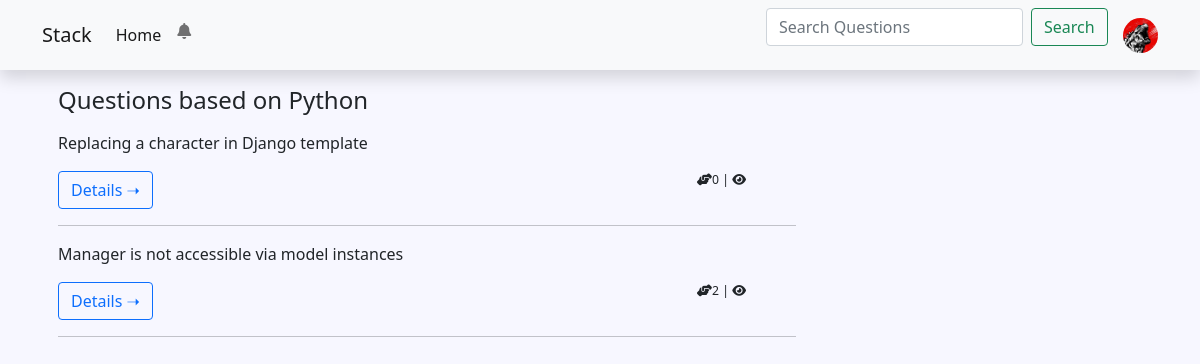
The page /category/python (signed in) on the database its author committed.
### users/models.py (models this page shows, shortened)
class User(AbstractUser):
      phone_number = models.CharField(max_length=13, null=True, blank=True)
      pro = models.ForeignKey("questions.Category", on_delete=models.SET_NULL, null=True, blank=True )
      address = models.CharField(max_length=100, null=True, blank=True)
      bio = models.CharField(max_length=100, null=True, blank=True)
      pic = models.ImageField(upload_to='profiles/', blank=True, null=True)
      web = models.URLField(null=True, blank=True)
      github = models.URLField(null=True, blank=True)
      is_verified = models.BooleanField(default=False)

### questions/models.py (models this page shows, shortened)
class Category(models.Model):
    name = models.CharField(max_length=100)
    slug = models.SlugField()
    def __str__(self):
        return self.name

class Question(models.Model):
    category = models.ForeignKey(Category, on_delete=models.CASCADE, blank=True, null=True)
    author = models.ForeignKey(User, on_delete=models.CASCADE, blank=True, null=True)
    title = models.CharField(max_length=255, blank=True, null=True)
    body = RichTextUploadingField( blank=True, null=True)
    slug = models.SlugField(blank=True, null=True)
    answers = models.PositiveIntegerField(default=0,  blank=True, null=True)
    date = models.DateTimeField(auto_now_add=True, blank=True, null=True)

### questions/views.py (the view)
# urls.py: path('category/<slug:slug>', views.category, name="category-slug"),
def category(request, slug):
      category = Category.objects.get(slug=slug)
      questions = Question.objects.filter(category=category).order_by('-date')
      context = {"category":category, "questions":questions }
      return render(request, 'category.html', context)

### answers/views.py (called while the page is built)
def countanswernotifications(request):
	notifications = 0
	if request.user.is_authenticated:
		notifications = Answer.objects.filter(author_of_question=request.user, is_seen=False).count()
	return  {'notifications':notifications}

def countreplynotifications(request):
	notifications = 0
	if request.user.is_authenticated:
		notifications = Reply.objects.filter(author_of_answer=request.user, is_seen=False).count()
	return  {'replynotifications':notifications}

def countlikenotifications(request):
	notifications = 0
	if request.user.is_authenticated:
		notifications = Likes.objects.filter(author_of_answer=request.user, is_seen=False).count()
	return  {'likenotifications':notifications}

### questions/views.py (called while the page is built)
def get_category(request):
      category = Category.objects.all()
      return {'category': category}

### users/views.py (called while the page is built)
def get_user(request):
    user = request.user
    return {'user':user}

### templates/category.html (shortened to what this page needs)
{% extends 'base.html' %}
{% load hitcount_tags %}
{% block content %}
<div class="container">
      <div style="float: left; width: 69%; " >
         <div class="card-body">
               <h4 class="d-flex align-items-center mb-3">Questions based on {{category}}</h4>
               {% if questions  %}
               {% for obj in questions  %}
               <div >
               <p>{{obj.title}}</p>
               <a style="float: left;" href="{% url 'detail' obj.id obj.slug  %}" type="button" class="btn btn-outline-primary">Details &#10141;</a>
               <p style="float: right; margin-right: 50px;" class=><small><small><i class="fa-solid fa-handshake-angle"></i>{{obj.answers}} |
               <i class="fa-solid fa-eye"></i> {% get_hit_count for obj %} </small></small></p>
               <hr>
               {% endfor %}
               {% else %}
               <br><br><h5><center>no results</center></h5>
               {% endif %}
               </div>
            </div>
      </div>
{% endblock content %}

### templates/base.html (shortened to what this page needs)
<!DOCTYPE html>
<html lang="en">
<head>
      <link href="https://cdn.jsdelivr.net/npm/bootstrap@5.0.2/dist/css/bootstrap.min.css" rel="stylesheet">
</head>
<body>
      <nav class=" top shadow navbar navbar-expand-lg navbar-light bg-light">
            <div class="container">
              <a class="navbar-brand" href="/">Stack</a>
              <div class="collapse navbar-collapse" id="navbarScroll">
                <ul class="navbar-nav me-auto my-2 my-lg-0 navbar-nav-scroll" style="--bs-scroll-height: 100px;">
                  <li class="nav-item">
                    <a class="nav-link active" aria-current="page" href="/">Home</a>
                  </li>
                  <li class="nav-item dropdown">
                    {% if user.is_authenticated %}
                    <div class="dropdown">
                    <a class="nav-link " href="#" data-bs-toggle="dropdown" aria-expanded="false">
                        <i class="fas fa-bell "></i>
                        </a>
                    {% endif %}
                  </li>
                </ul>
                <form action="{% url 'home'  %}"  class="d-flex">
                  <input class="form-control me-2" type="search" name="q" placeholder="Search Questions" aria-label="Search">
                  <button class="btn btn-outline-success" type="submit">Search</button>
                </form>
                {% if user.is_authenticated %}
                <div class="dropdown">
                  <a href="#" role="button" id="dropdownMenuLink" data-bs-toggle="dropdown" aria-expanded="false">
                        <img
                        {% if user.pic %}
                        src="{{user.pic.url}}"
                        {% else %}
                        src="https://www.business2community.com/wp-content/uploads/2017/08/blank-profile-picture-973460_640.png"
                        {% endif %}
                        class="rounded-circle"
                        height="35"
                        alt="Black and White Portrait of a Man"
                        loading="lazy"
                      />
                  </a>
                </div>
                {% else %}
                <a style="margin-right:5px;" href="/accounts/login" class="btn btn-primary" >Login </a>
                <a href="/signup" class="btn btn-primary" > Signup</a>
                {% endif %}
                </div>
              </div>
          </nav>
    {% block content %}
    {% endblock content %}
</body>
</html>

### templates/base.html (style rules this page uses)
body { background: #f7f7ff; }
.me-2 { margin-right: .5rem!important; }

### rows shown on the page
User: pic (picture)
Category: name "Python"
Question: title "Replacing a character in Django template", answers "0"
Question: title "Manager is not accessible via model instances", answers "2"
